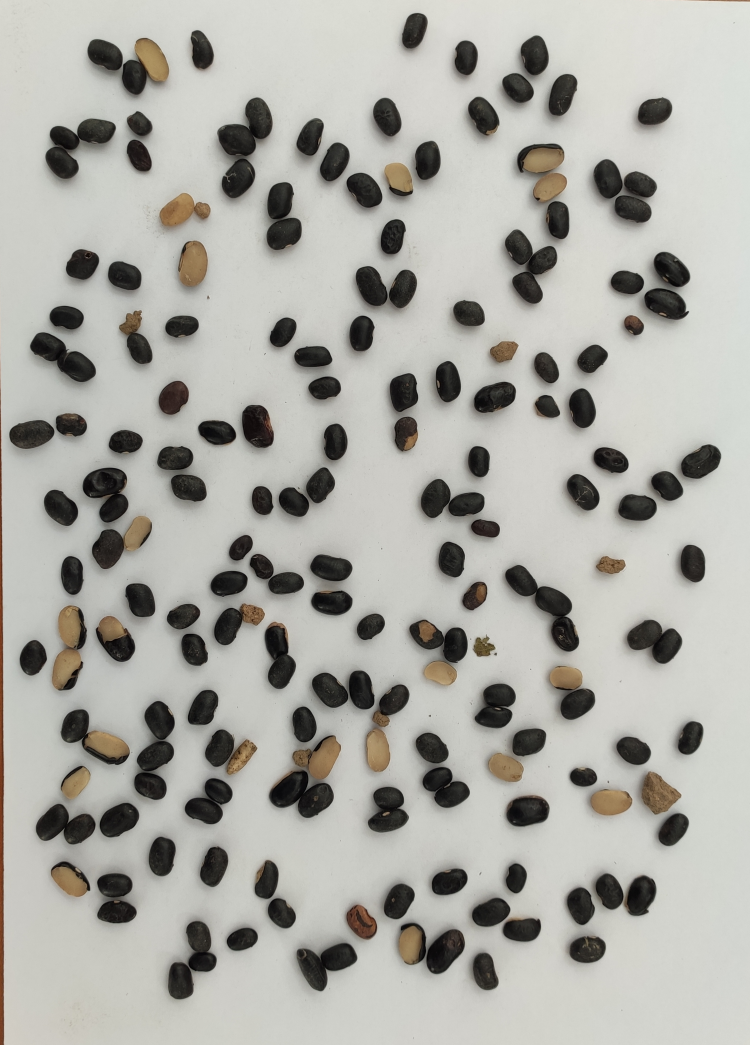
#> input picture Feijoes-editados/img8.jpg, 2250 x 3134 px, found by its file name (shown at 1/3 size)
$ python Teste3-visualizandoOsContornosComID.py
#> lines starting #> are read from the running program, lines starting #| are printed output that depends on the picture; after the words box and inside, x2 and y2 are one past the last pixel; in counts of white or black regions, pixels touching at a corner belong together
import cv2
import numpy as np
from sklearn.cluster import KMeans
import time

def rescaleFrame(frame, scale=0.75):
    width = int(frame.shape[1] * scale)
    heigth = int(frame.shape[0] * scale)
    dimensions = (width, heigth)
    return cv2.resize(frame, dimensions, interpolation=cv2.INTER_AREA)

# Carrega imagem
img = cv2.imread('Feijoes-editados/img8.jpg')
#> img is the input picture: shape (3134, 2250, 3); mean B, G, R 164.8, 170.9, 171.6

# Pré-processamento
gray = cv2.cvtColor(img, cv2.COLOR_BGR2GRAY)
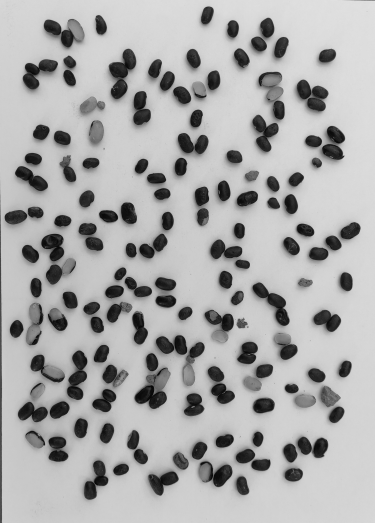
#> gray: shape (3134, 2250) (shown at 1/6 size); min 0, max 234, mean 170.5
blur = cv2.GaussianBlur(gray, (17, 17), 0)
edges = cv2.Canny(blur, 50, 150)
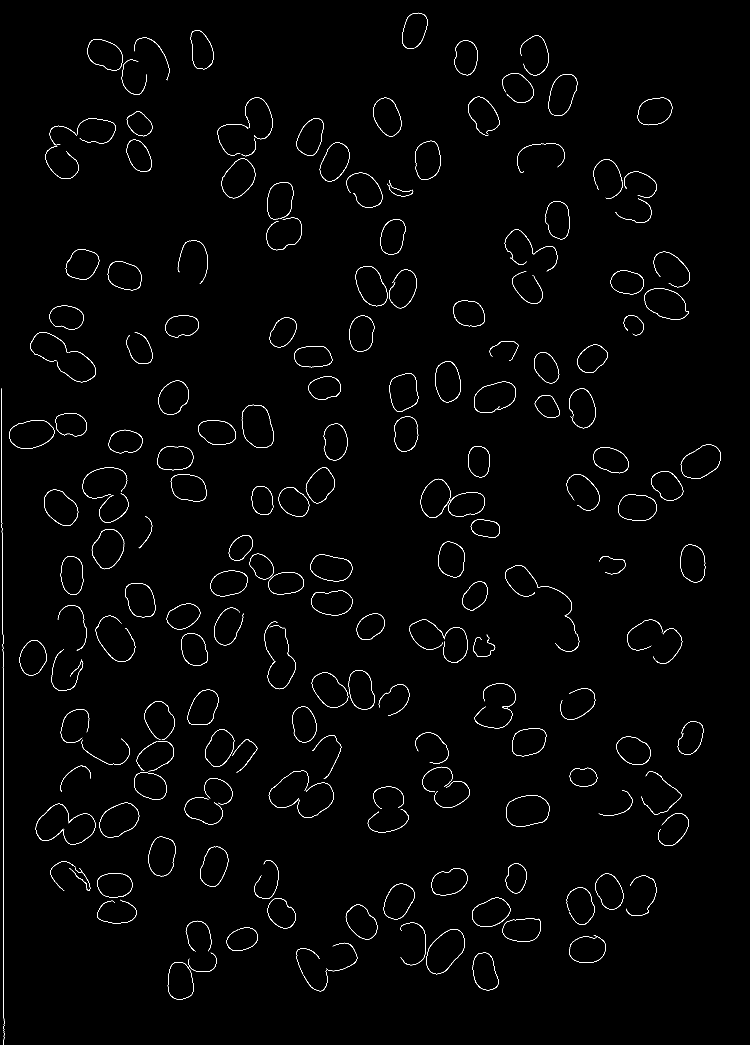
#> edges: shape (3134, 2250) (shown at 1/3 size); 0.84% white in thin lines or dots

# Contornos
contornos, _ = cv2.findContours(edges, cv2.RETR_EXTERNAL, cv2.CHAIN_APPROX_SIMPLE)
#> contornos = 199 contours, 9 with area under 20; largest, box (x1, y1, x2, y2) and area: (1278, 2787, 1395, 2923) 10386, (1518, 2385, 1649, 2480) 9728, (1932, 864, 2067, 960) 8930, (27, 1260, 163, 1347) 8858, (298, 2408, 418, 2513) 8788

# Cria uma cópia da imagem original para desenhar os contornos e números
img_contornos = img.copy()

# Desenha os contornos na imagem (verde, espessura 2) e escreve o número do contorno
for i, contorno in enumerate(contornos):
    perimetro = cv2.arcLength(contorno, True)
    if 200 <= perimetro <= 750:
        cv2.drawContours(img_contornos, [contorno], -1, (0, 255, 0), 2)

        # Calcula centro do contorno para posicionar o texto
        M = cv2.moments(contorno)
        if M["m00"] != 0:
            cx = int(M["m10"] / M["m00"])
            cy = int(M["m01"] / M["m00"])
        else:
            # Se área 0, posiciona o texto no primeiro ponto do contorno
            cx, cy = contorno[0][0]

        # Escreve o número do contorno perto do centro (pode ajustar deslocamento)
        cv2.putText(img_contornos, str(i), (cx + 5, cy - 5), cv2.FONT_HERSHEY_SIMPLEX,
                    2, (255, 0, 0), 4)
    else:
        print(cv2.arcLength(contorno, True))
#> this loop made 199 passes
#> (perimetro, cx, cy) on passes 1 to 8: (311.5, 940, 2952), (325.9, 540, 2943), (325.8, 1454, 2915), (342, 616, 2893), (337.4, 928, 2867), (449.4, 1055, 2866), (668.5, 1766, 2851), (404.2, 1335, 2853)
#> (printed output is left out)
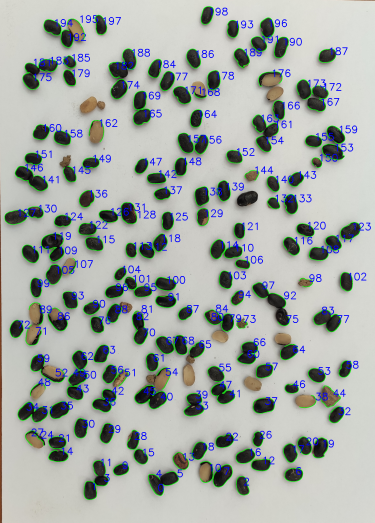
#> img_contornos: shape (3134, 2250, 3) (shown at 1/6 size); mean B, G, R 165.8, 170.2, 164.5

# Redimensiona para exibição
img_contornos_resized = rescaleFrame(img_contornos, 0.20)
#> in rescaleFrame, `return cv2.resize(frame, dimensions, interpolation=cv2.INTER_AREA)`:
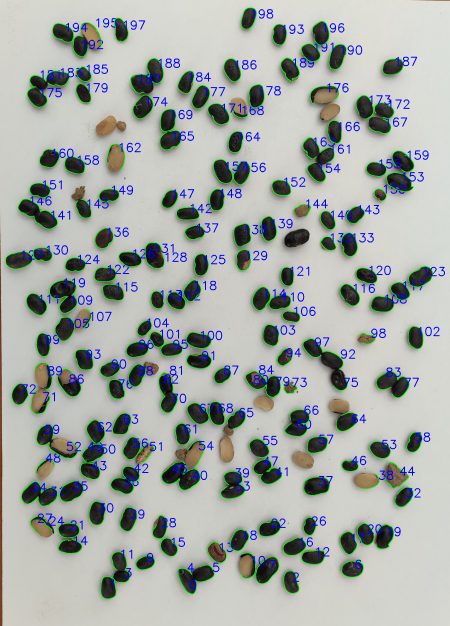
#> returned value: shape (626, 450, 3); mean of channels 0, 1, 2 165.8, 170.2, 164.5; drawn as B, G, R
cv2.imshow('Contornos com IDs', img_contornos_resized)

# Criar e mostrar a máscara só dos contornos válidos
mascara = np.zeros_like(gray)
for contorno in contornos:
    area = cv2.contourArea(contorno)
    if 0 <= area <= 20000:
        cv2.drawContours(mascara, [contorno], -1, 255, 2)
#> this loop made 199 passes
#> area on passes 1 to 3: 35.5, 6953.5, 6494
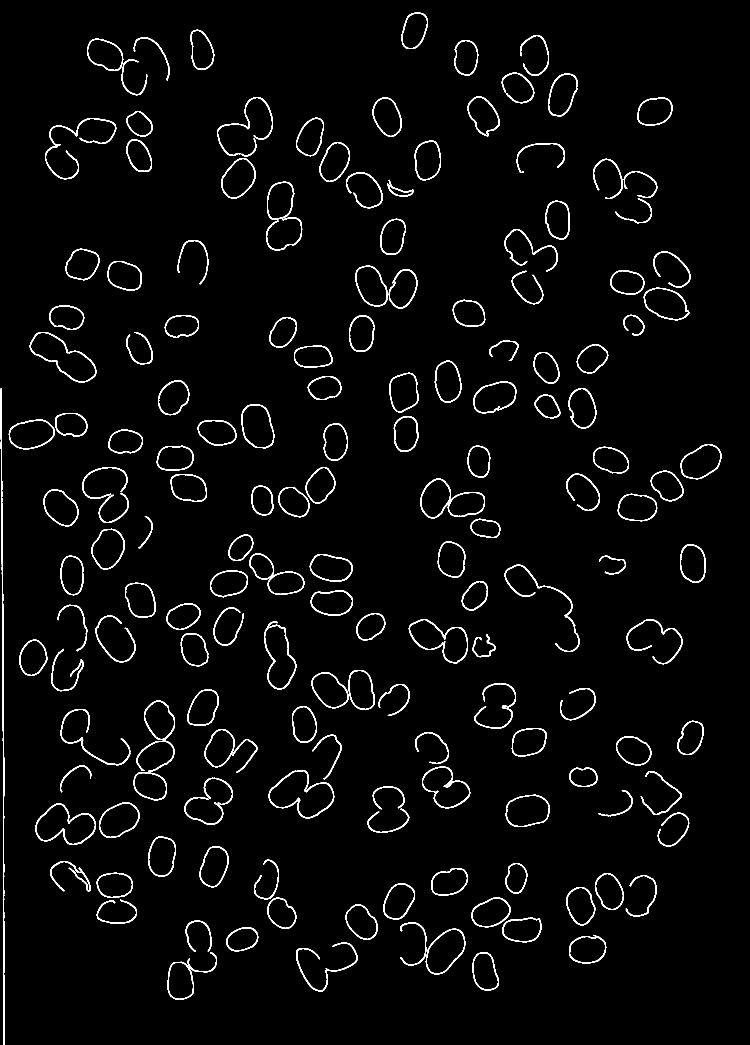
#> mascara: shape (3134, 2250) (shown at 1/3 size); 2.7% white; 173 white regions, largest, box (x1, y1, x2, y2) and area: (2, 1164, 14, 3134) 6120, (1514, 1694, 1739, 1956) 2385, (805, 2310, 1003, 2455) 2339

mascara2 = rescaleFrame(mascara, 0.20)
cv2.imshow('Mascara contornos', mascara2)
img = rescaleFrame(img, 0.20)
#> call 3 of rescaleFrame, with scale = 0.2
#> in rescaleFrame (call 3), `return cv2.resize(frame, dimensions, interpolation=cv2.INTER_AREA)`:
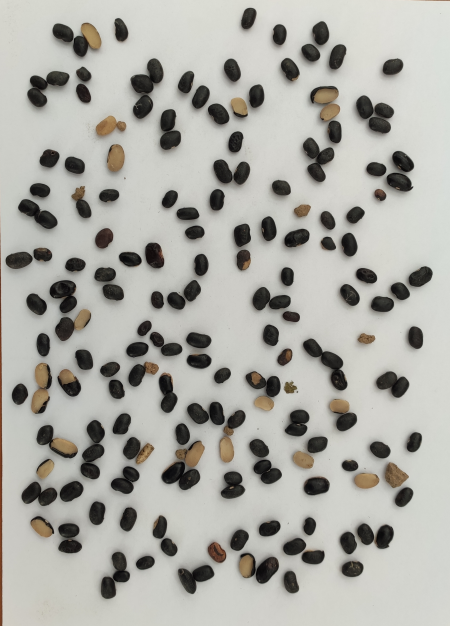
#> returned value: shape (626, 450, 3); mean of channels 0, 1, 2 164.8, 170.9, 171.6; drawn as B, G, R
blur = rescaleFrame(blur, 0.20)
#> call 4 of rescaleFrame, with scale = 0.2
#> in rescaleFrame (call 4), `return cv2.resize(frame, dimensions, interpolation=cv2.INTER_AREA)`:
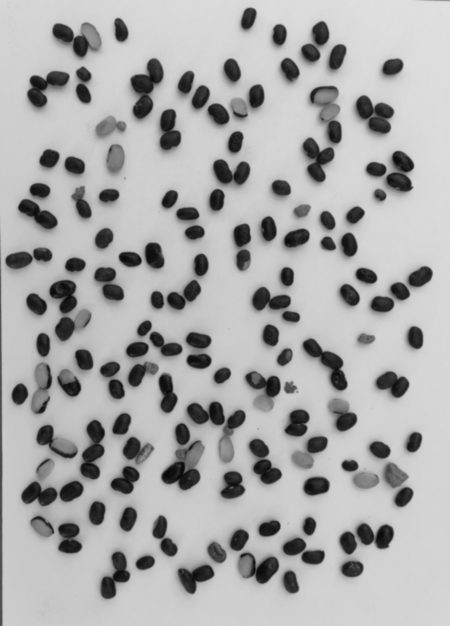
#> returned value: shape (626, 450); min 9, max 224, mean 170.5
cv2.imshow('original', img)
cv2.imshow('blur', blur)
cv2.waitKey(0)
cv2.destroyAllWindows()

$ run again, with Feijoes-editados/img1.jpg copied over Feijoes-editados/img8.jpg
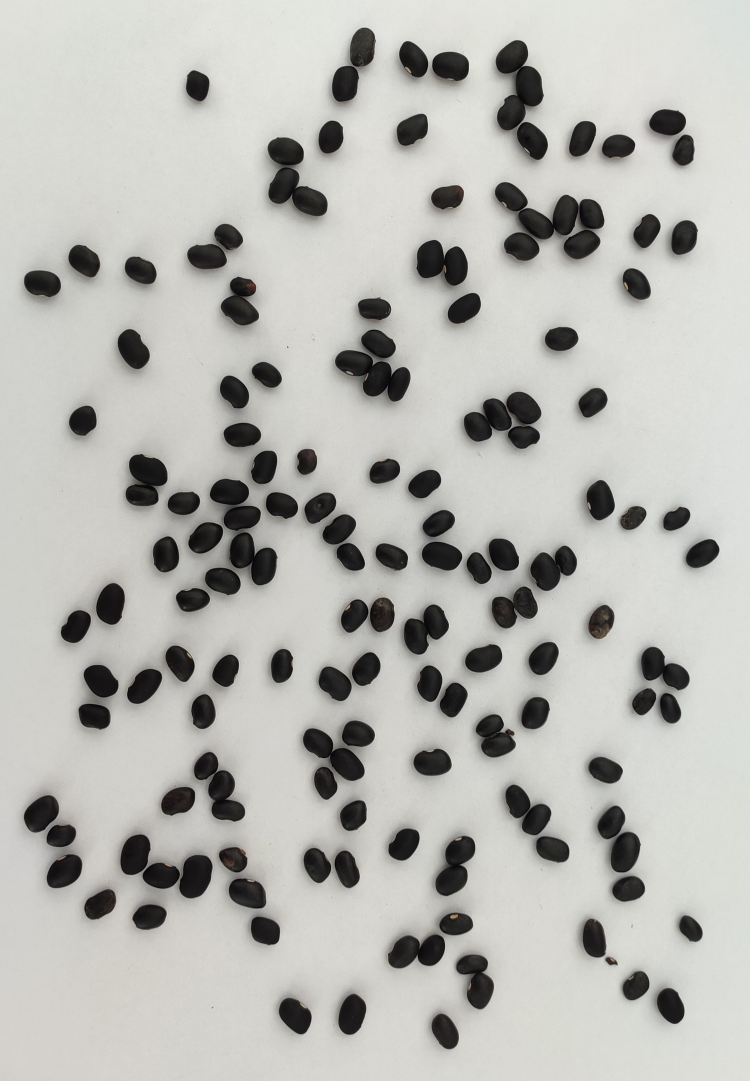
#> input picture Feijoes-editados/img1.jpg, 2250 x 3243 px, found by its file name (shown at 1/3 size)
#> img is the input picture: shape (3243, 2250, 3); mean B, G, R 178.9, 183.5, 183.5
#> `edges = cv2.Canny(blur, 50, 150)`:
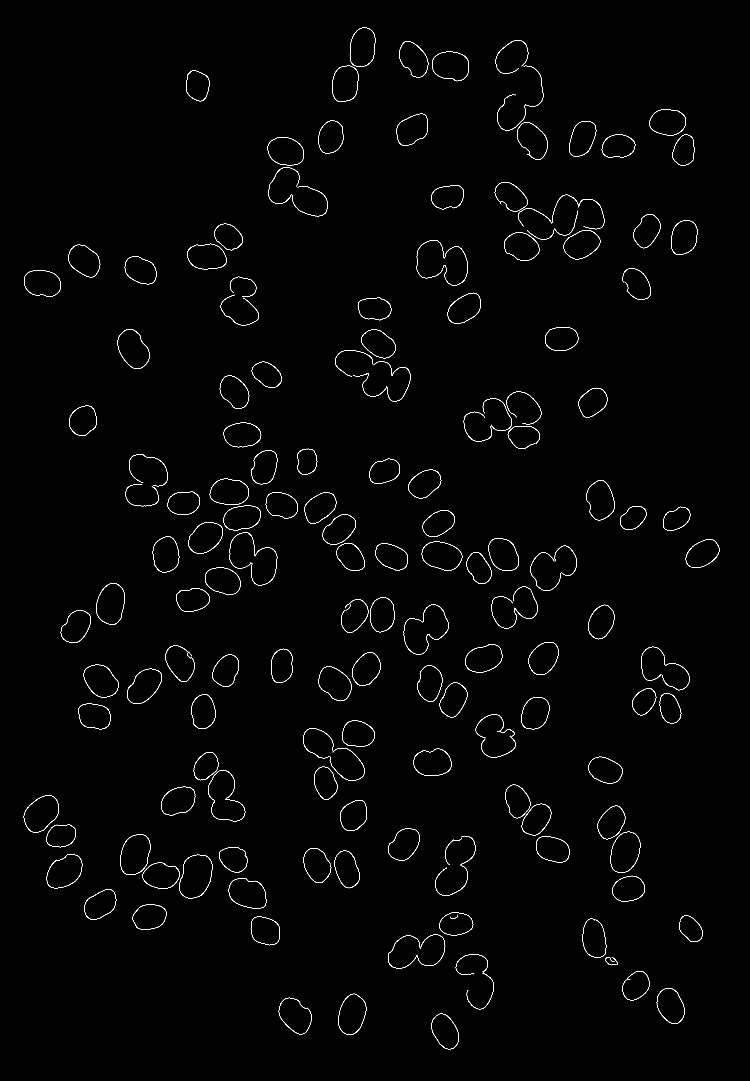
#> edges: shape (3243, 2250) (shown at 1/3 size); 0.69% white in thin lines or dots, all inside (x1, y1, x2, y2) = (71, 82, 2158, 3148)
#> contornos = 167 contours, 7 with area under 20; largest, box (x1, y1, x2, y2) and area: (538, 2564, 638, 2695) 9930, (361, 2503, 452, 2625) 8502, (71, 2386, 177, 2498) 8239, (353, 987, 449, 1107) 7910, (1265, 1625, 1387, 1712) 7881
#> the loop `for i, contorno in enumerate(contornos):` made 167 passes
#> (perimetro, cx, cy) on passes 1, 2, 3, 4, 5, 10, 12, 13: (306.9, 1335, 3094), (674.4, 884, 3053), (341.7, 1055, 3043), (312.9, 2011, 3017), (274.8, 1907, 2957), (408.8, 1201, 2871), (536.4, 1294, 2856), (638.8, 1783, 2814)
#> (printed output is left out)
#> the loop `for contorno in contornos:` made 167 passes
#> area on passes 1 to 3: 6150, 86.5, 7596
#> in rescaleFrame (call 3), `return cv2.resize(frame, dimensions, interpolation=cv2.INTER_AREA)`:
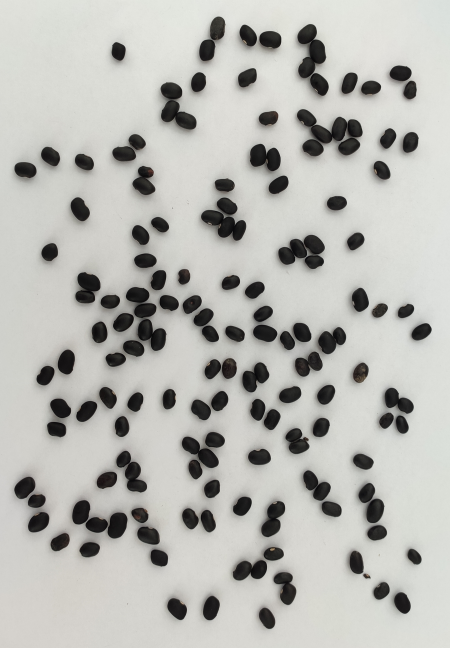
#> returned value: shape (648, 450, 3); mean of channels 0, 1, 2 178.9, 183.5, 183.5; drawn as B, G, R

$ run again, with Feijoes-editados/img2.jpg copied over Feijoes-editados/img8.jpg
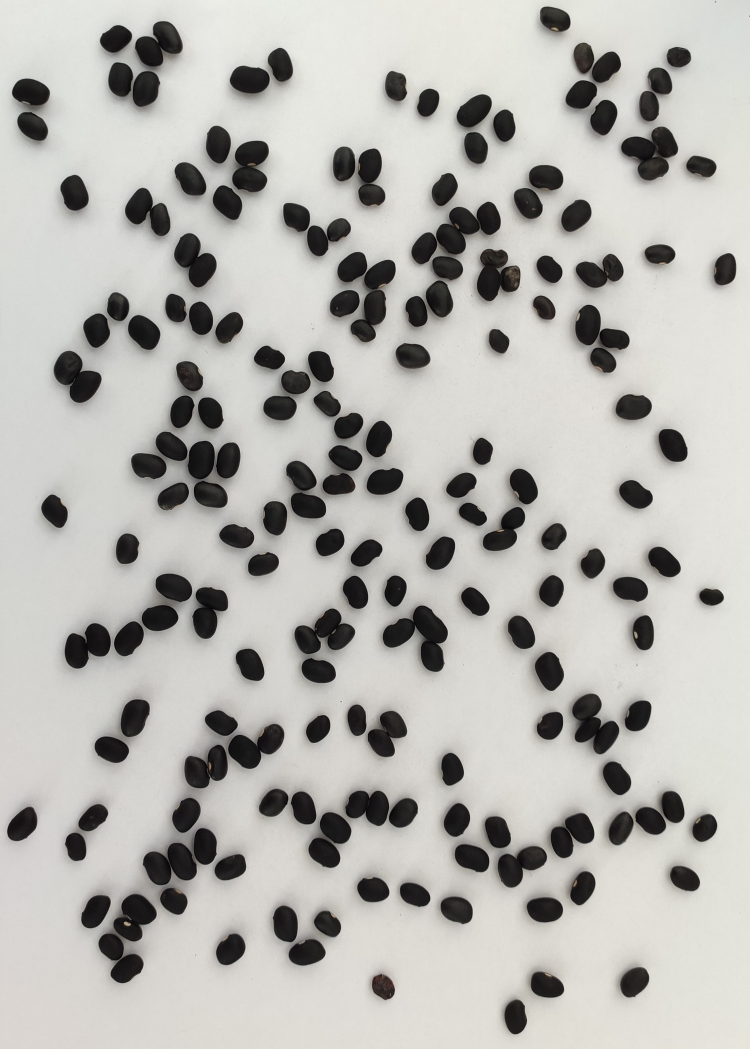
#> input picture Feijoes-editados/img2.jpg, 2250 x 3145 px, found by its file name (shown at 1/3 size)
#> img is the input picture: shape (3145, 2250, 3); mean B, G, R 175.9, 180.2, 181.2
#> `edges = cv2.Canny(blur, 50, 150)`:
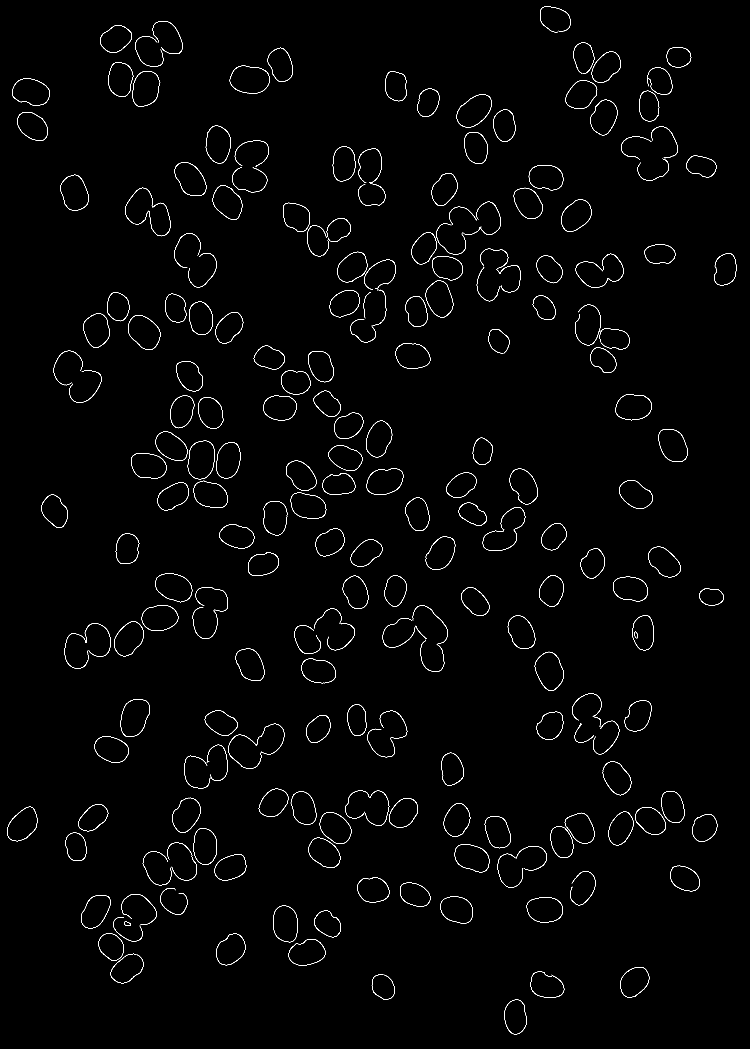
#> edges: shape (3145, 2250) (shown at 1/3 size); 0.89% white in thin lines or dots
#> contornos = 219 contours, 7 with area under 20; largest, box (x1, y1, x2, y2) and area: (689, 197, 809, 281) 7799, (562, 1322, 645, 1438) 7496, (362, 2098, 449, 2211) 7454, (1604, 1955, 1692, 2073) 7190, (384, 945, 481, 1050) 7178
#> the loop `for i, contorno in enumerate(contornos):` made 219 passes
#> (perimetro, cx, cy) on passes 1 to 8: (288.1, 1546, 3050), (476.9, 1149, 2960), (611.1, 1648, 2950), (581.1, 1909, 2947), (595.1, 379, 2906), (631.6, 922, 2854), (300.1, 692, 2848), (258, 333, 2839)
#> (printed output is left out)
#> the loop `for contorno in contornos:` made 219 passes
#> area on passes 1 to 3: 5419, 56, 60.5
#> in rescaleFrame (call 3), `return cv2.resize(frame, dimensions, interpolation=cv2.INTER_AREA)`:
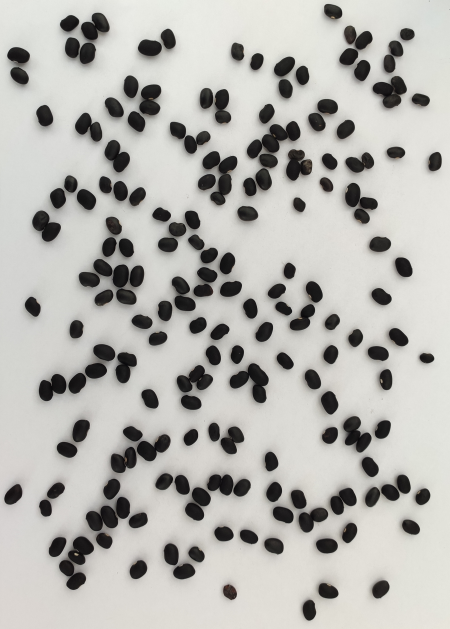
#> returned value: shape (629, 450, 3); mean of channels 0, 1, 2 175.9, 180.2, 181.2; drawn as B, G, R
